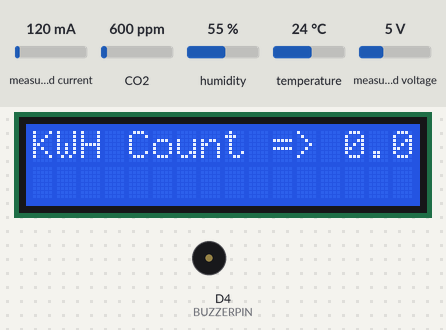
A sketch run on a simulated ESP8266 (NodeMCU). On the bench: 16×2 character LCD, buzzer (waves = sounding, pin HIGH). The inputs (shaded band) are chosen by the test bench; at power-on: measured current 120 mA, CO2 600 ppm, humidity 55 %, temperature 24 °C, measured voltage 5 V. WiFi joins after 1.5 s; servers stay silent unless stated; no MQTT or app messages arrive unless stated; what the sketch prints to the serial monitor is not drawn.

Above: at 11.4 s.
11.5 s: measured current set to 40 mA
At 16.1 s:
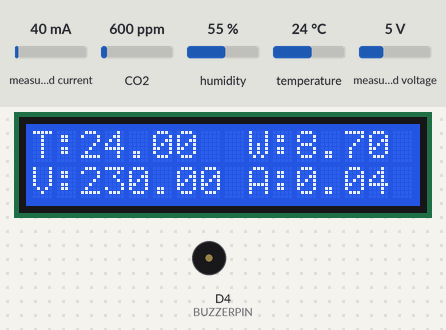
At 31.3 s:
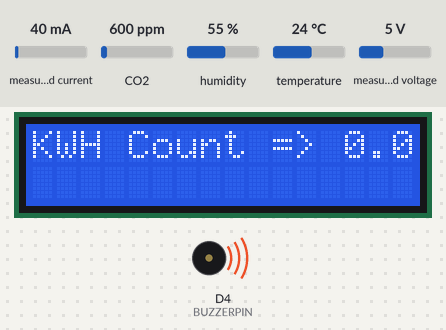
31.7 s: CO2 set to 452 ppm
At 41.2 s:
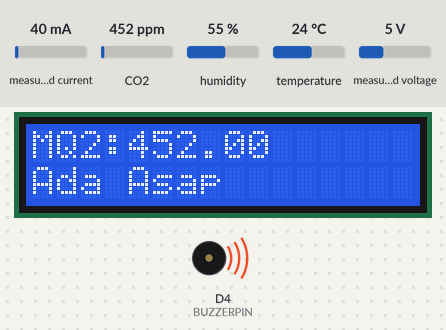
Timing chart, 0 to 42.7 s (numbered marks = the images above; inputs shaded):
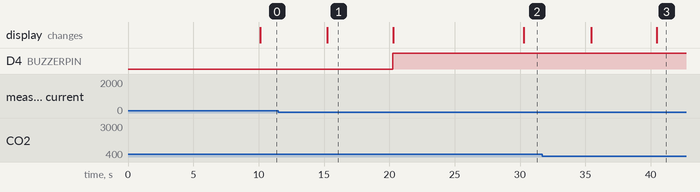

The sketch:

PZEM004T_MONITORING.ino
```cpp
#include <LiquidCrystal_I2C.h>  // Import Library LCD I2C
#include "DHT.h"                // Import Library Sensor DHT
#include <ESP8266WiFi.h>        // Import library mikrokontroler esp8266
#include <Ticker.h>
#include <AsyncMqttClient.h>
#include <MQ135.h>        // Import library sensor mq2
#include <PZEM004Tv30.h>  // Import Library sensor PZEM

// Konfigurasi SSID dan Password yang digunakan
#define WIFI_SSID "Iskandar 5 Atas"
#define WIFI_PASSWORD "setiawan"

// konfigurasi Broker dan Port yang digunakan
#define MQTT_HOST "test.mosquitto.org"
#define MQTT_PORT 1883

// Konfigurasi Topik MQTT
#define MQTT_PUB_TEMP "esp/dht/temperature/19102138"
#define MQTT_PUB_SMOKE "esp/mq2/smoke/19102138"
#define MQTT_PUB_ENERGY "esp/pzem/energy/19102138"
#define MQTT_PUB_PZEM_VOLTAGE "esp/pzem/voltage/19102138"
#define MQTT_PUB_PZEM_CURRENT "esp/pzem/current/19102138"
#define MQTT_PUB_PZEM_POWER "esp/pzem/power/19102138"
#define MQTT_PUB_STATUS "esp/alarm/status/19102138"

// Inisiasi pin digital dan analog yang digunakan
#define DHTPIN D3      // Inisiasi sensor DHT ke pin D3
#define DHTTYPE DHT22  // Inisasi Type Sensor DHT22
DHT dht(DHTPIN, DHTTYPE);
MQ135 mq135(A0);                     // Inisiasi Sensor MQ2 Asap
PZEM004Tv30 pzem(D7, D6);            // Inisiasi  Sensor PZEM RX, TX
LiquidCrystal_I2C lcd(0x27, 16, 2);  // Inisiasi LCD I2C 16x2
#define BUZZERPIN 2                  // Inisiasi Buzzer Pada Pin D4

// Deklarasi variabel untuk pembacaan sensor
float temp, smoke, voltage, current, power, energy;
int counter = 0;

AsyncMqttClient mqttClient;
Ticker mqttReconnectTimer;

WiFiEventHandler wifiConnectHandler;
WiFiEventHandler wifiDisconnectHandler;
Ticker wifiReconnectTimer;

unsigned long previousMillis = 0;  // Mendifinisikan variabel yang mengatur niali 0 ke broker
const long interval = 5000;     // Mendefinisikan interval waktu untuk pengiriman data sensor.

void connectToWifi() {
  Serial.println("Connecting to Wi-Fi...");
  WiFi.begin(WIFI_SSID, WIFI_PASSWORD);
}

void onWifiConnect(const WiFiEventStationModeGotIP& event) {
  Serial.println("Connected to Wi-Fi.");
  connectToMqtt();
}

void onWifiDisconnect(const WiFiEventStationModeDisconnected& event) {
  Serial.println("Disconnected from Wi-Fi.");
  mqttReconnectTimer.detach();  // ensure we don't reconnect to MQTT while reconnecting to Wi-Fi
  wifiReconnectTimer.once(2, connectToWifi);
}

void connectToMqtt() {
  Serial.println("Connecting to MQTT...");
  mqttClient.connect();
}

void onMqttConnect(bool sessionPresent) {
  Serial.println("Connected to MQTT.");
  Serial.print("Session present: ");
  Serial.println(sessionPresent);
}

void onMqttDisconnect(AsyncMqttClientDisconnectReason reason) {
  Serial.println("Disconnected from MQTT.");

  if (WiFi.isConnected()) {
    mqttReconnectTimer.once(2, connectToMqtt);
  }
}

void onMqttPublish(uint16_t packetId) {
  Serial.print("Publish acknowledged.");
  Serial.print("  packetId: ");
  Serial.println(packetId);
}

void setup() {
  Serial.begin(115200);
  Serial.println();
  dht.begin();

  lcd.begin();
  lcd.setCursor(0, 0);
  lcd.print("Tugas Akhir");
  lcd.setCursor(0, 1);
  lcd.print("Monitoring Daya");

  pinMode(BUZZERPIN, OUTPUT);

  wifiConnectHandler = WiFi.onStationModeGotIP(onWifiConnect);
  wifiDisconnectHandler = WiFi.onStationModeDisconnected(onWifiDisconnect);

  mqttClient.onConnect(onMqttConnect);
  mqttClient.onDisconnect(onMqttDisconnect);
  //mqttClient.onSubscribe(onMqttSubscribe);
  //mqttClient.onUnsubscribe(onMqttUnsubscribe);
  mqttClient.onPublish(onMqttPublish);
  mqttClient.setServer(MQTT_HOST, MQTT_PORT);
  // If your broker requires authentication (username and password), set them below
  //mqttClient.setCredentials("REPlACE_WITH_YOUR_USER", "REPLACE_WITH_YOUR_PASSWORD");
  connectToWifi();
}

void loop() {
  unsigned long currentMillis = millis();

  temp = dht.readTemperature();
  smoke = mq135.getPPM();
  voltage = pzem.voltage();
  current = pzem.current();
  power = pzem.power();    // Pemanggilan sensor PZEM parameter Watt
  energy = pzem.energy();  // Pemanggilan sensor PZEM parameter kwh

  if (currentMillis - previousMillis >= 6000) {
    //  Menampilkan data sensor di LCD I2C
    lcd.clear();
    lcd.setCursor(0, 0);
    lcd.print("T:");
    lcd.print(temp);

    lcd.setCursor(9, 0);
    lcd.print("W:");
    lcd.print(power);

    lcd.setCursor(0, 1);
    lcd.print("V:");
    lcd.print(voltage);

    lcd.setCursor(9, 1);
    lcd.print("A:");
    lcd.print(current);
    delay(5000);

    lcd.clear();
    lcd.setCursor(0, 0);
    lcd.print("MQ2:");
    lcd.print(smoke);

    String psn;
    // Kondisi pada modul buzzer
    if (smoke > 200) {
      psn = "Ada Asap";
      digitalWrite(BUZZERPIN, HIGH);
      lcd.setCursor(0, 1);
      lcd.print("Ada Asap");
      uint16_t packetIdPub1 = mqttClient.publish(MQTT_PUB_STATUS, 1, true, psn.c_str());
      delay(5000);
    } else if (power > 300) {
      psn = "Overload";
      digitalWrite(BUZZERPIN, HIGH);
      lcd.setCursor(0, 9);
      lcd.print("Overload");
      uint16_t packetIdPub2 = mqttClient.publish(MQTT_PUB_STATUS, 1, true, psn.c_str());
      delay(5000);
    } else {
      psn = "Aman";
      digitalWrite(BUZZERPIN, LOW);
      lcd.setCursor(0, 1);
      lcd.print("Aman");
      uint16_t packetIdPub3 = mqttClient.publish(MQTT_PUB_STATUS, 1, true, psn.c_str());
      delay(5000);
    }
  }

  if (currentMillis - previousMillis >= interval) {
    previousMillis = currentMillis;  // Simpan waktu sekarang

    int hasil = counter++ - 1;
    float lastKwh = energy * hasil;
    Serial.println(lastKwh);
    Serial.println(hasil);
    delay(5000);

    //  Menampilkan data KWH
    lcd.clear();
    lcd.setCursor(0, 0);
    lcd.print("KWH Count => ");
    lcd.print(lastKwh);
    delay(5000);

    // Publish ke MQTT message dengan topik esp/dht/temperature
    uint16_t packetIdPub4 = mqttClient.publish(MQTT_PUB_TEMP, 1, true, String(temp).c_str());
    Serial.printf("Publishing on topic %s at QoS 1, packetId: %i ", MQTT_PUB_TEMP, packetIdPub4);
    Serial.printf("Message: %.2f \n", temp);

    // Publish ke MQTT message dengan topik esp/mq2/smoke
    uint16_t packetIdPub5 = mqttClient.publish(MQTT_PUB_SMOKE, 1, true, String(smoke).c_str());
    Serial.printf("Publishing on topic %s at QoS 1, packetId %i: ", MQTT_PUB_SMOKE, packetIdPub5);
    Serial.printf("Message: %.2f \n", smoke);

    // Publish ke MQTT message dengan topik esp/pzem/energy
    uint16_t packetIdPub6 = mqttClient.publish(MQTT_PUB_ENERGY, 1, true, String(energy).c_str());
    Serial.printf("Publishing on topic %s at QoS 1, packetId: %i ", MQTT_PUB_ENERGY, packetIdPub6);
    Serial.printf("Message: %.2f \n", energy);

    // Publish ke MQTT message dengan topik esp/pzem/voltage
    uint16_t packetIdPub7 = mqttClient.publish(MQTT_PUB_PZEM_VOLTAGE, 1, true, String(voltage).c_str());
    Serial.printf("Publishing on topic %s at QoS 1, packetId %i: ", MQTT_PUB_PZEM_VOLTAGE, packetIdPub7);
    Serial.printf("Message: %.2f \n", voltage);

    // Publish ke MQTT message dengan topik esp/pzem/current
    uint16_t packetIdPub8 = mqttClient.publish(MQTT_PUB_PZEM_CURRENT, 1, true, String(current).c_str());
    Serial.printf("Publishing on topic %s at QoS 1, packetId %i: ", MQTT_PUB_PZEM_CURRENT, packetIdPub8);
    Serial.printf("Message: %.2f \n", current);

    // Publish ke MQTT message dengan topik esp/pzem/power
    uint16_t packetIdPub9 = mqttClient.publish(MQTT_PUB_PZEM_POWER, 1, true, String(power).c_str());
    Serial.printf("Publishing on topic %s at QoS 1, packetId %i: ", MQTT_PUB_PZEM_POWER, packetIdPub9);
    Serial.printf("Message: %.2f \n", power);
  }
}
```

Measured:
- what the display in image 1 shows lasts 5.0 s, from 15.3 s to 20.3 s
